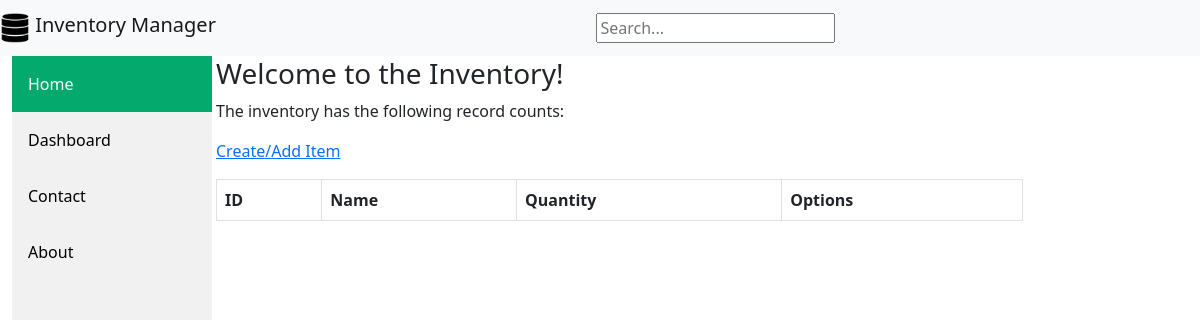
Page / (signed in) on the earlier database version.
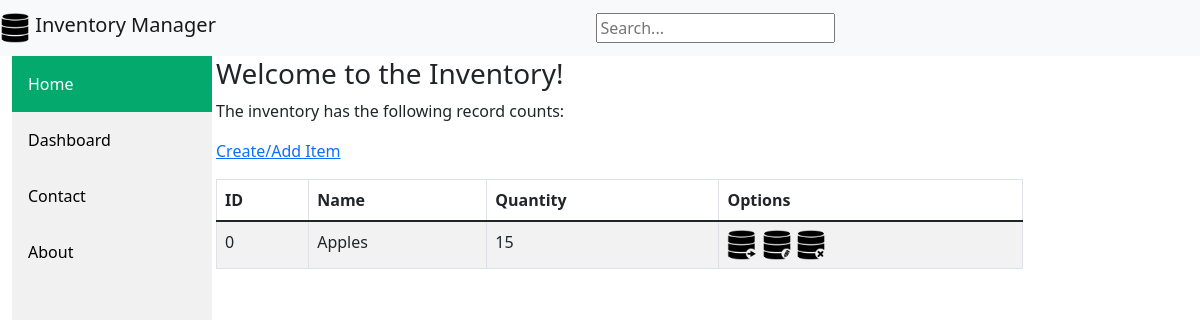
Same page on the later database version.
### hello_azure/models.py (models this page shows, shortened)
class Item(models.Model):
    id = models.CharField(max_length=255, primary_key=True, unique=True)
    name = models.CharField(max_length=255)
    inventory = models.IntegerField()
    def get_absolute_url(self):
        return reverse('item-detail', args=[str(self.id)])

### hello_azure/views.py (the view)
# urls.py: path('', views.inventory, name='inventory'),
@login_required
def inventory(request):
    num_items = Item.objects.all().count()
    item_obj = Item.objects.all()
    context = {
        'num_items': num_items,
        'items': item_obj,
    }
    return render(request, 'inventory.html', context=context)

### hello_azure/templates/inventory.html (shortened to what this page needs)
{% extends "base_generic.html" %}
{% block content %}
  <h3>Welcome to the Inventory!</h3>
  <p>The inventory has the following record counts:</p>
  <p><a href = "item/create/">Create/Add Item</a></p>
  <div class="col-lg-12">
    <div class="table-responsive">
      <table class = "table table-bordered table-hover table-striped tablesorter">
        <thead>
          <tr>
            <th class="header"> ID </th>
            <th class="header"> Name </th>
            <th class="header"> Quantity  </th>
            <th class="header">Options </th>
          </tr>
        </thead>
        <tbody>
          {% for item in items %}
              <tr>
                  <td>{{ item.id }}</td>
                  <td>{{ item.name }}</td>
                  <td>{{ item.inventory }}</td>
                  {% load static %}
                  <td><a href = "{{ item.get_absolute_url }}"><img src = "{% static '/review.png' %}" alt = "View Item" width="30" height="30"></a>
                      <a href = "item/{{ item.id }}/update/"><img src = "{% static '/update.png' %}" alt = "Edit Item" width="30" height="30"></a>
                      <a href = "item/{{ item.id }}/delete/"><img src = "{% static '/remove.png' %}" alt = "Delete Item" width="30" height="30"></a>
                  </td>
              </tr>
          {% endfor %}
          </tbody>
      </table>
    </div>
  </div>
{% endblock %}

### hello_azure/templates/base_generic.html (shortened to what this page needs)
<!DOCTYPE html>
<html lang="en">
  <head>
    <link href="https://cdn.jsdelivr.net/npm/bootstrap@5.1.3/dist/css/bootstrap.min.css" rel="stylesheet">
    {% load static %}
    <link rel="stylesheet" href="{% static '/styles.css' %}">
    <link href="https://cdn.jsdelivr.net/npm/bootstrap@5.2.3/dist/css/bootstrap.min.css" rel="stylesheet">
  </head>
  <body>
    <nav class="navbar navbar-light bg-light">
      <a class="navbar-brand mb-0 h1" href="{% url 'inventory' %}">
      <img src="{% static '/db.png' %}"  width="30" height="30" class="d-inline-block align-top" alt="">
      Inventory Manager
      </a>
      <form action="{% url 'search_results' %}" method="get">
        <input name="q" type="text" placeholder="Search...">
      </form><br>
    </nav>
    <div class="container-fluid">
      <div class="row">
        <div class="col-sm-2">
          {% block sidebar %}
          <div class="sidebar">
            <a class="active" href="#home">Home</a>
            <a href="#dashboard">Dashboard</a>
            <a href="#contact">Contact</a>
            <a href="#about">About</a>
          </div>
          {% endblock %}
        </div>
        </div>
    </div>
    <div class="content">
      <div class="col-sm-10 ">{% block content %}{% endblock %}</div>
    </div>
  </body>
</html>

### static/styles.css (style rules this page uses)
img { width:"30"; height:"30"; }
.sidebar { margin: 0; padding: 0; width: 200px; background-color: #f1f1f1; position: fixed; height: 100%; overflow: auto; }
.sidebar a { display: block; color: black; padding: 16px; text-decoration: none; }
.sidebar a.active { background-color: #04AA6D; color: white; }
div.content { margin-left: 200px; padding: 1px 16px; height: 1000px; }

Differences in the rows shown:
added Item: id "0", name "Apples", inventory "15"
